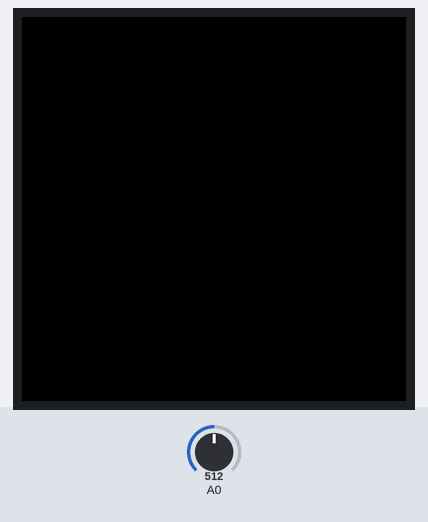
A sketch run on a simulated Arduino Uno, built with avr-gcc and run on an emulated ATmega328P. On the bench: 128×128 colour display. The inputs (shaded band) are chosen by the test bench; at power-on: A0 = 512. Storage starts empty; what the sketch prints to the serial monitor is not drawn.

Above: at 1.7 s.
1.8 s: A0 set to 716
At 2.7 s:
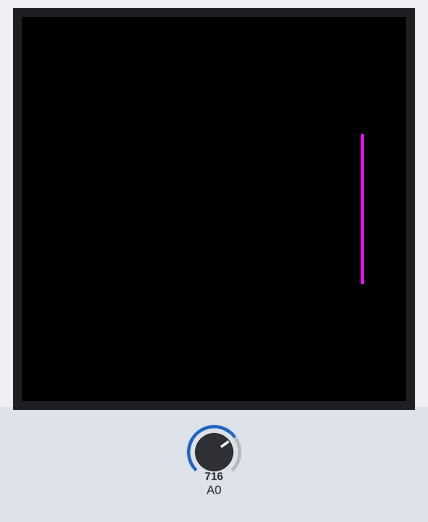
3.7 s: A0 set to 306
At 4.8 s:
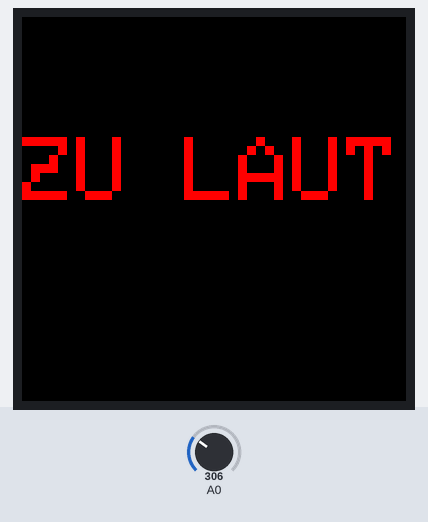
Timing chart, 0 to 6.7 s (numbered marks = the images above; inputs shaded):
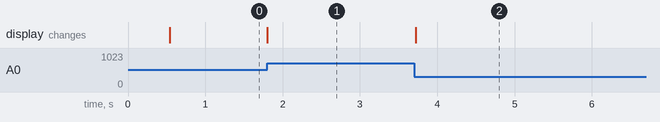

Measured:
- after the input at 1.8 s, the display: changes at once (image 1)
- after the input at 3.7 s, the display: changes at once (image 2)

The sketch:

Adaja.ino
```cpp
//*******************************************************
// OutsideTheBox (http://outsidethebox.at)
// @author Christopher Frauenberger
// @created 27 May 2015
//
//*******************************************************

#include <Adafruit_GFX.h>
#include <Adafruit_SSD1351.h>
#include <SD.h>
#include <SPI.h>

// If we are using the hardware SPI interface, these are the pins (for future ref)
#define sclk 13 // CL - SPI clock
#define miso 12 // SO - SPI miso
#define mosi 11 // SI - SPI mosi
#define sdcs 10 // SC - SD card chip select
#define rst 9 // R - OLED reset
#define dc 8 // DC - OLED dc
#define cs 4 // OC - OLED chip select

// Audio
#define audioIn 0
const int sampleWindow = 50; // Sample window width in mS (50 mS = 20Hz)
unsigned int sample;

// drawing
int x= 0;
int y= 0;
int w, h;

// Color definitions
#define	BLACK           0x0000
#define	BLUE            0x001F
#define	RED             0xF800
#define	GREEN           0x07E0
#define CYAN            0x07FF
#define MAGENTA         0xF81F
#define YELLOW          0xFFE0
#define WHITE           0xFFFF

// to draw images from the SD card, we will share the hardware SPI interface
Adafruit_SSD1351 tft = Adafruit_SSD1351(cs, dc, rst);

// For Arduino Uno/Duemilanove, etc
//  connect the SD card with MOSI going to pin 11, MISO going to pin 12 and SCK going to pin 13 (standard)
//  Then pin 10 goes to CS (or whatever you have set up)
#define SD_CS sdcs    // Set the chip select line to whatever you use (10 doesnt conflict with the library)

void setup() {
  // put your setup code here, to run once:
  Serial.begin(115200);

  // Chipselect for OLED
  pinMode(cs, OUTPUT);
  digitalWrite(cs, HIGH);

  // initialize the OLED
  tft.begin();

  Serial.println("init");

  tft.fillScreen(BLUE);
  delay(500);

  Serial.print("Initializing SD card...");
  if (!SD.begin(SD_CS)) {
    Serial.println("failed!");
    return;
  }
  Serial.println("SD OK!");
}

void loop() {
  if (x==0)
    tft.fillScreen(BLACK);
  double level = getLevel();
  if (level > 0.4) {
    tft.fillScreen(BLACK);
    x = 0;
    tft.setCursor(0, 40);
    tft.setTextColor(RED);
    tft.setTextSize(3);
    tft.println("ZU LAUT");
    delay (4000);
  } else {
    y = tft.height()*level;
//  Serial.print(level);
//  Serial.print("  ");
//  Serial.print(y);
    tft.drawFastVLine(x, tft.height()/2-y, 2*y, MAGENTA);
    x++;
    x = x%tft.width();
//  Serial.print("  ");
//  Serial.println(x);
  }
}
```

Micro.ino
```cpp
double getLevel() {
   unsigned long startMillis= millis();  // Start of sample window
   unsigned int peakToPeak = 0;   // peak-to-peak level

   unsigned int signalMax = 0;
   unsigned int signalMin = 1024;

   // collect data for 50 mS
   while (millis() - startMillis < sampleWindow)
   {
      sample = analogRead(0);
      if (sample < 1024)  // toss out spurious readings
      {
         if (sample > signalMax)
         {
            signalMax = sample;  // save just the max levels
         }
         else if (sample < signalMin)
         {
            signalMin = sample;  // save just the min levels
         }
      }
   }
   peakToPeak = signalMax - signalMin;  // max - min = peak-peak amplitude
   return double(peakToPeak) / 1024;  // convert to [0..1]
}
```
